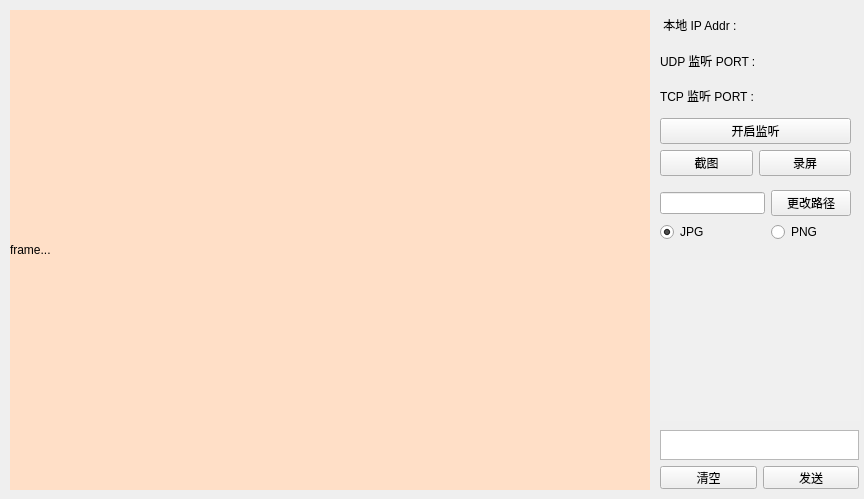
<?xml version="1.0" encoding="UTF-8"?>
<ui version="4.0">
 <class>Widget</class>
 <widget class="QWidget" name="Widget">
  <property name="geometry">
   <rect>
    <x>0</x>
    <y>0</y>
    <width>864</width>
    <height>499</height>
   </rect>
  </property>
  <property name="minimumSize">
   <size>
    <width>864</width>
    <height>499</height>
   </size>
  </property>
  <property name="maximumSize">
   <size>
    <width>864</width>
    <height>499</height>
   </size>
  </property>
  <property name="windowTitle">
   <string>Widget</string>
  </property>
  <widget class="QLabel" name="label_frame">
   <property name="geometry">
    <rect>
     <x>10</x>
     <y>10</y>
     <width>640</width>
     <height>480</height>
    </rect>
   </property>
   <property name="minimumSize">
    <size>
     <width>640</width>
     <height>480</height>
    </size>
   </property>
   <property name="maximumSize">
    <size>
     <width>640</width>
     <height>480</height>
    </size>
   </property>
   <property name="styleSheet">
    <string notr="true">background-color: rgb(255, 223, 199);</string>
   </property>
   <property name="text">
    <string>frame...</string>
   </property>
  </widget>
  <widget class="QWidget" name="widget_2" native="true">
   <property name="geometry">
    <rect>
     <x>660</x>
     <y>110</y>
     <width>191</width>
     <height>141</height>
    </rect>
   </property>
   <layout class="QVBoxLayout" name="verticalLayout_3">
    <item>
     <layout class="QGridLayout" name="gridLayout_5">
      <item row="0" column="0" colspan="2">
       <widget class="QPushButton" name="btn_open">
        <property name="text">
         <string>开启监听</string>
        </property>
       </widget>
      </item>
      <item row="1" column="0">
       <widget class="QPushButton" name="btn_snap">
        <property name="text">
         <string>截图</string>
        </property>
       </widget>
      </item>
      <item row="1" column="1">
       <widget class="QPushButton" name="btn_screen_cap">
        <property name="text">
         <string>录屏</string>
        </property>
       </widget>
      </item>
     </layout>
    </item>
    <item>
     <layout class="QGridLayout" name="gridLayout_6">
      <item row="0" column="0" colspan="2">
       <widget class="QLineEdit" name="lineEdit_path">
        <property name="text">
         <string/>
        </property>
       </widget>
      </item>
      <item row="0" column="2">
       <widget class="QPushButton" name="btn_path_change">
        <property name="text">
         <string>更改路径</string>
        </property>
       </widget>
      </item>
      <item row="1" column="0">
       <widget class="QRadioButton" name="btn_jpg">
        <property name="text">
         <string>JPG</string>
        </property>
        <property name="checked">
         <bool>true</bool>
        </property>
       </widget>
      </item>
      <item row="1" column="2">
       <widget class="QRadioButton" name="btn_png">
        <property name="text">
         <string>PNG</string>
        </property>
       </widget>
      </item>
     </layout>
    </item>
   </layout>
  </widget>
  <widget class="QWidget" name="widget" native="true">
   <property name="geometry">
    <rect>
     <x>660</x>
     <y>10</y>
     <width>191</width>
     <height>101</height>
    </rect>
   </property>
   <layout class="QVBoxLayout" name="verticalLayout_4">
    <item>
     <layout class="QGridLayout" name="gridLayout_7">
      <item row="0" column="1">
       <widget class="QLabel" name="label_ip_addr">
        <property name="text">
         <string/>
        </property>
       </widget>
      </item>
      <item row="0" column="0">
       <widget class="QLabel" name="label_3">
        <property name="text">
         <string> 本地 IP Addr :</string>
        </property>
       </widget>
      </item>
      <item row="1" column="0">
       <widget class="QLabel" name="label_5">
        <property name="text">
         <string>UDP 监听 PORT :</string>
        </property>
       </widget>
      </item>
      <item row="2" column="0">
       <widget class="QLabel" name="label_6">
        <property name="text">
         <string>TCP 监听 PORT :</string>
        </property>
       </widget>
      </item>
      <item row="1" column="1">
       <widget class="QLabel" name="label_udp_port">
        <property name="text">
         <string/>
        </property>
       </widget>
      </item>
      <item row="2" column="1">
       <widget class="QLabel" name="label_tcp_port">
        <property name="text">
         <string/>
        </property>
       </widget>
      </item>
     </layout>
    </item>
   </layout>
  </widget>
  <widget class="QTextEdit" name="label_msg">
   <property name="geometry">
    <rect>
     <x>660</x>
     <y>260</y>
     <width>201</width>
     <height>161</height>
    </rect>
   </property>
   <property name="styleSheet">
    <string notr="true">background-color: rgb(240, 240, 240);</string>
   </property>
   <property name="frameShape">
    <enum>QFrame::NoFrame</enum>
   </property>
  </widget>
  <widget class="QWidget" name="layoutWidget">
   <property name="geometry">
    <rect>
     <x>660</x>
     <y>430</y>
     <width>201</width>
     <height>61</height>
    </rect>
   </property>
   <layout class="QGridLayout" name="gridLayout">
    <item row="1" column="1">
     <widget class="QPushButton" name="btn_send">
      <property name="minimumSize">
       <size>
        <width>96</width>
        <height>23</height>
       </size>
      </property>
      <property name="maximumSize">
       <size>
        <width>96</width>
        <height>23</height>
       </size>
      </property>
      <property name="text">
       <string>发送</string>
      </property>
     </widget>
    </item>
    <item row="1" column="0">
     <widget class="QPushButton" name="btn_clear">
      <property name="minimumSize">
       <size>
        <width>97</width>
        <height>23</height>
       </size>
      </property>
      <property name="maximumSize">
       <size>
        <width>97</width>
        <height>23</height>
       </size>
      </property>
      <property name="text">
       <string>清空</string>
      </property>
     </widget>
    </item>
    <item row="0" column="0" colspan="2">
     <widget class="QTextEdit" name="textEdit_send">
      <property name="minimumSize">
       <size>
        <width>199</width>
        <height>30</height>
       </size>
      </property>
      <property name="maximumSize">
       <size>
        <width>199</width>
        <height>30</height>
       </size>
      </property>
     </widget>
    </item>
   </layout>
  </widget>
 </widget>
 <resources/>
 <connections/>
</ui>
